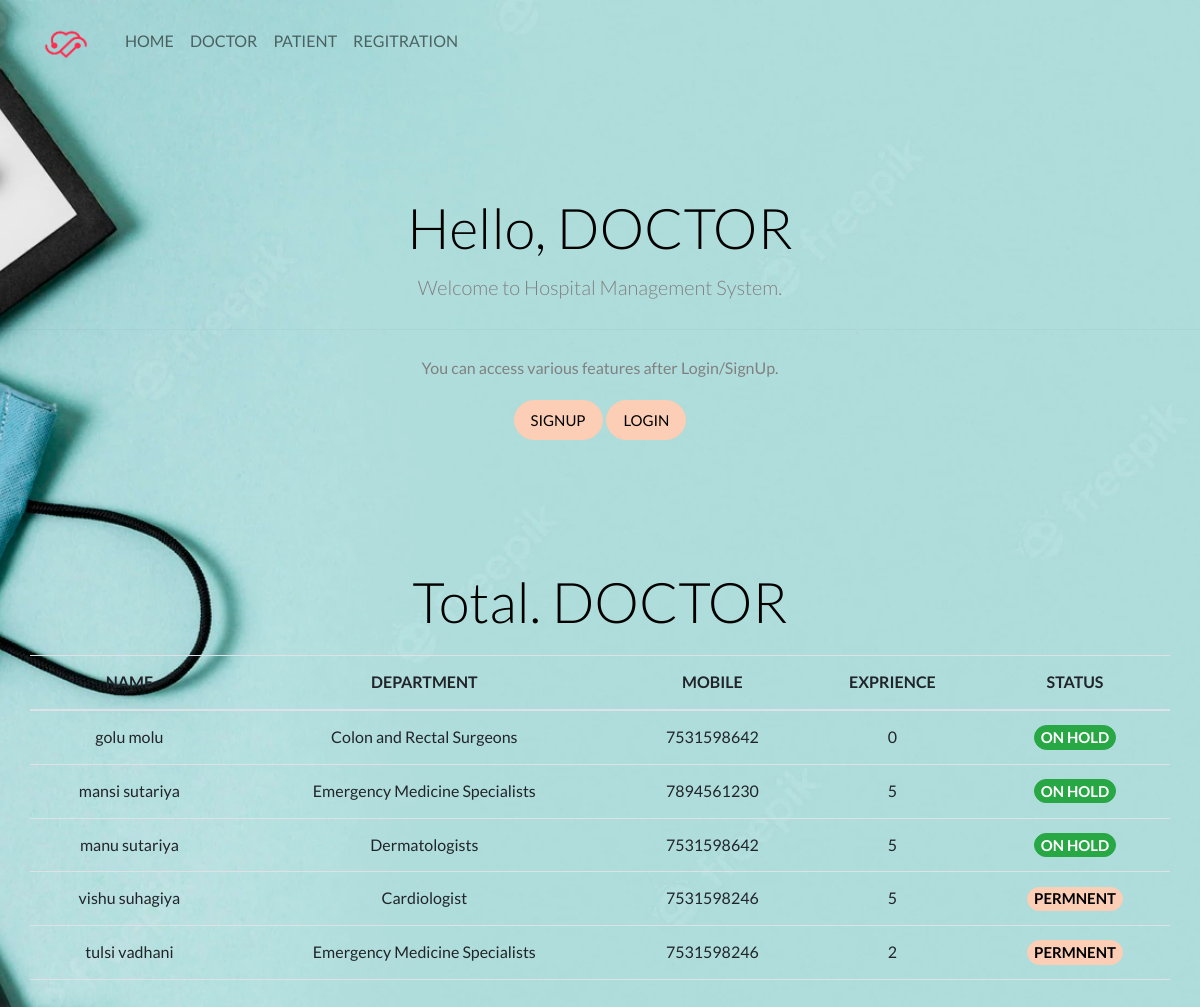
Before: /doctorclick with the older database file.
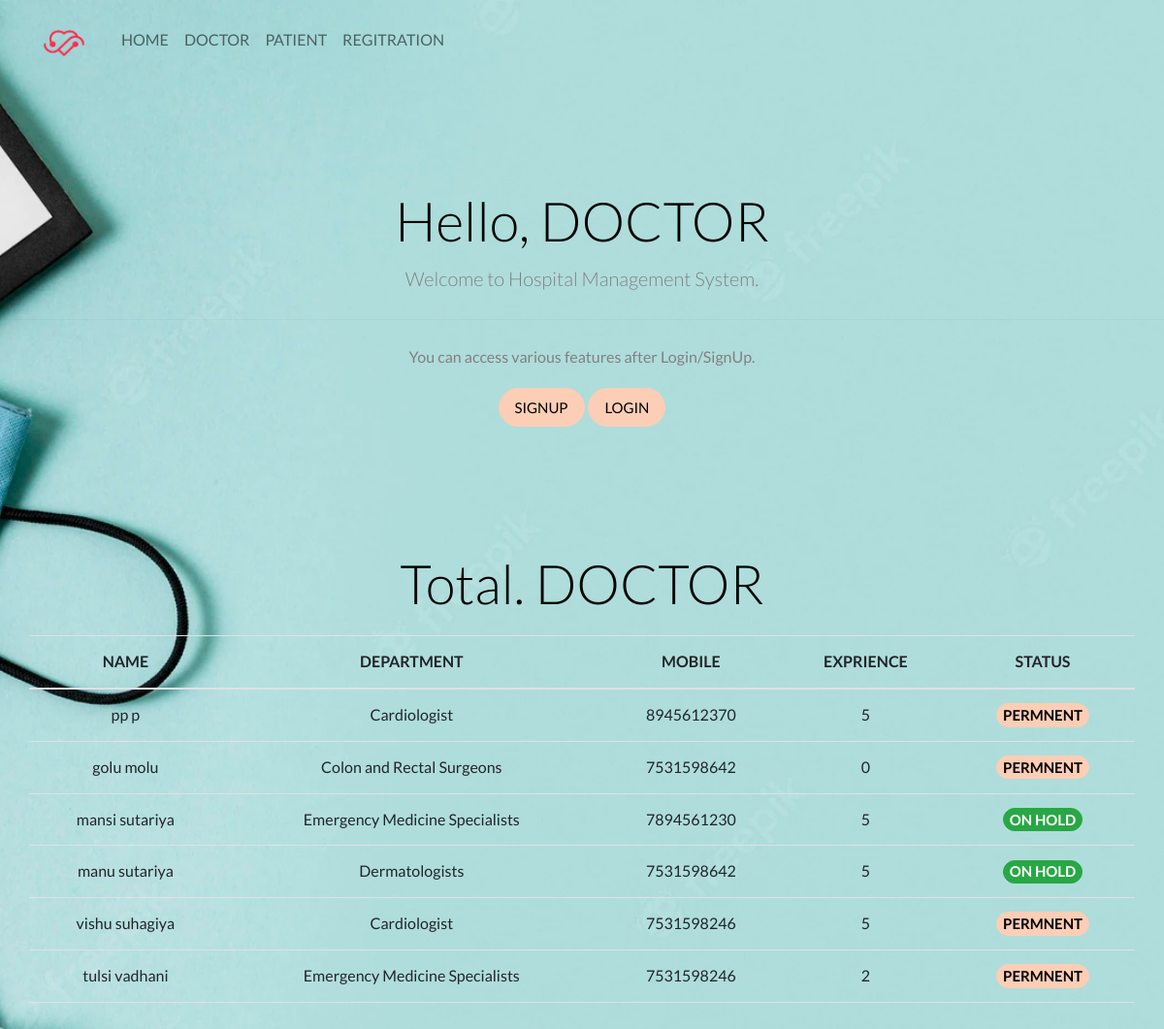
After: the same page with the newer database file.
### home/models.py (models this page shows, shortened)
class Doctor(models.Model):
    user = models.OneToOneField(User, on_delete=models.CASCADE)
    profile_pic = models.ImageField(
        upload_to='profile_pic/DoctorProfilePic/', null=True, blank=True)
    address = models.CharField(max_length=40)
    mobile = models.CharField(max_length=20, null=True)
    department = models.CharField(
        max_length=50, choices=departments, default='Cardiologist')
    status = models.BooleanField(default=False)
    exprience = models.IntegerField(null=True)
    @property
    def get_name(self):
        return self.user.first_name+" "+self.user.last_name

### home/views.py (the view)
# urls.py: path('doctorclick', views.doctorclick, name='doctorclick'),
def doctorclick(request):
    doctors = models.Doctor.objects.all().order_by('-id')
    p_context = {
        'doctors': doctors
    }
    return render(request, "doctorclick.html", context=p_context)

### templates/doctorclick.html (shortened to what this page needs)
{% include 'base.html' %}
{% load static %}
{% block content %}
<head>
</head>
<body class="img" style="background-image: url({% static 'bg3.jpg' %});">
  <section class="ftco-section" style="text-align:center;">
    <div>
      <h1 class="display-4">Hello, DOCTOR</h1>
      <p class="lead">Welcome to Hospital Management System.</p>
      <hr class="my-4">
      <p>You can access various features after Login/SignUp.</p>
      <p class="lead">
        <a class="btn btn-primary btn-lg" href="doctorsignup" role="button">SignUp</a>
        <a class="btn btn-primary btn-lg" href="doctorlogin" role="button">Login</a>
      </p>
    </div>
    <div class="container ftco-section">
      <h1 class="display-4">Total. DOCTOR</h1>
      <div class="row">
        <div class="col-md" style="margin-top:1%;">
            <table class="table table-hover" id="dev_table">
              <thead>
                <tr>
                  <th>NAME</th>
                  <th>DEPARTMENT</th>
                  <th>MOBILE</th>
                  <th>EXPRIENCE</th>
                  <th>STATUS</th>
                </tr>
              </thead>
              {% for D in doctors %}
              <tr>
                <td>{{D.get_name}}</td>
                <td>{{D.department}}</td>
                <td>{{D.mobile}}</td>
                <td>{{D.exprience}}</td>
                  {% if D.status %}
                  <td><span class="btn btn-primary badge">PERMNENT</span></td>
                  {% else %}
                  <td><span class="btn btn-success badge">ON HOLD</span></td>
                  {% endif %}
              </tr>
              {% endfor %}
            </table>
          </div>
        </div>
      </div>
  </section>
</body>
{% endblock content %}

### templates/base.html (shortened to what this page needs)
<!DOCTYPE html>
<html lang="eng">
    <head>
        <link rel="stylesheet" href="https://stackpath.bootstrapcdn.com/font-awesome/4.7.0/css/font-awesome.min.css">
        <link href="https://cdn.jsdelivr.net/npm/bootstrap@5.2.0-beta1/dist/css/bootstrap.min.css" rel="stylesheet">
        <link rel="stylesheet" href="static/css/style.css">
    </head>
    <body>
        {% include "navbar.html" %}
    </body>
</html>

### templates/navbar.html (shortened to what this page needs)
{% load static %}
<!doctype html>
<html lang="en">
  <head>
    <title>welcome to HOSPITAL</title>  </head>
  <body>
    <nav class="navbar navbar-expand-lg bg-transparent " >
      <div class="container-fluid">
        <a class="navbar-brand" href="/">
            <img src="static/logo.png" alt="" width="70" height="50" class="d-inline-block align-text-top">
          </a>
        <div class="collapse navbar-collapse align" id="navbarNav"">
          <ul class="navbar-nav justify-content-center" >
            <li class="nav-item">
              <a class="nav-link" aria-current="page" href="/">HOME</a>
            </li>
            <li class="nav-item ">
                <a class="nav-link" href="/doctorclick">DOCTOR</a>
            </li>
            <li class="nav-item">
              <a class="nav-link" href="/patientclick">PATIENT</a>
            </li>
            <li class="nav-item">
                <a class="nav-link" href="/registration">REGITRATION</a>
              </li>
            <li class="nav-item">
              <a class="nav-link disabled"></a>
            </li>
          </ul>
        </div>
      </div>
    </nav>
  </body>
</html>

Changed rows visible on the page:
added Doctor: get_name "pp p", department "Cardiologist", mobile "8945612370", exprience "5", status "PERMNENT"
changed Doctor "Colon and Rectal Surgeons": status "ON HOLD" → "PERMNENT"
